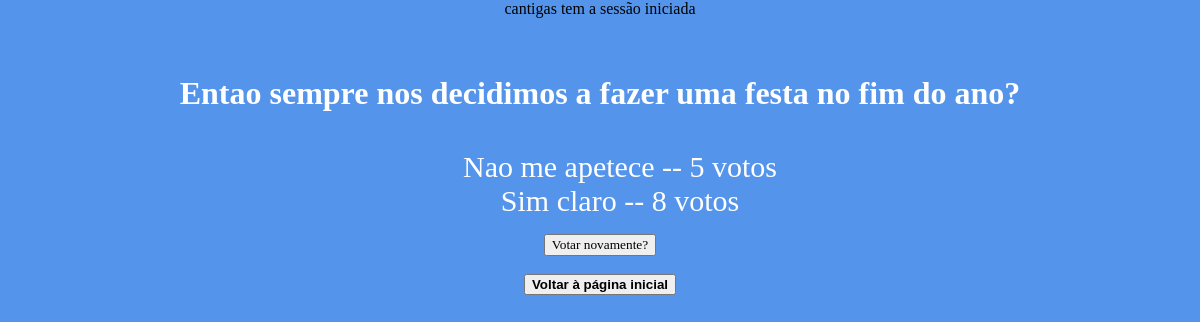
Screenshot of /votacao/1/resultados (signed in) with the database file from the repository.
### votacao/models.py (models this page shows, shortened)
class Questao(models.Model):
 questao_texto = models.CharField(max_length=200)
 pub_data = models.DateTimeField('data de publicacao')

class Opcao(models.Model):
 questao = models.ForeignKey(Questao, on_delete=models.CASCADE)
 opcao_texto = models.CharField(max_length=200)
 votos = models.IntegerField(default=0)

### votacao/views.py (the view)
# urls.py: path("<int:questao_id>/resultados", views.resultados, name="resultados"),
def resultados(request, questao_id):
    questao = get_object_or_404(Questao, pk=questao_id)
    return render(request, 'votacao/resultados.html', {'questao': questao})

### votacao/templates/votacao/resultados.html (shortened to what this page needs)
{% extends "./secondbase.html" %}
{% block body %}
    <h1>{{ questao.questao_texto }}</h1>
    <form action="{% url 'votacao:detalhe' questao.id %}" method="post">
        <ul>
        {% for opcao in questao.opcao_set.all %}
        <li>{{ opcao.opcao_texto }} -- {{ opcao.votos }} voto{{ opcao.votos|pluralize }}</li>
        {% endfor %}
        </ul>
        <input type="submit" value="Votar novamente?"/>
    </form>
    <br>
    <br>
{% endblock %}

### votacao/templates/votacao/index.html (shortened to what this page needs)
<!DOCTYPE html>
<html lang="en">
<head>
    {% load static %}
    <link rel="stylesheet" type="text/css" href="{% static 'votacao/css/estilos.css' %}">
</head>
<body>
    <div>
        {% if request.user.is_authenticated %}
            <a onmouseover="show()" id="u" onmouseout="hide()">{{request.user.username}} tem a sessão iniciada</a>
        <br>
        <br>
    </div>
        {% else %}
            <p>O utilizador não tem a sessão iniciada</p>
            <a href="{% url 'votacao:registar' %}">Registar</a>
            <a href="{% url 'votacao:iniciarsessao' %}">Iniciar Sessão</a>
        {% endif %}
    <br>
    {% block body %}{% endblock %}
{% block homepage %}
{% endblock %}
</body>
</html>

### votacao/static/votacao/css/estilos.css (style rules this page uses)
body { background-image: url('images/Iscte.JPG'); background-color: #5494EB; background-position: center; background-size: auto; background-repeat: no-repeat; margin: 0; font-family: Arial black; align:center; text-align:center; }
h1 { font-family: Arial black; text-align: center; color: white; }
p, li { text-align:center; color: white; font-size: 30px; }
ul { list-style-type: none; font-family: Arial black; text-align: center; }
input { color: black; text-align: center; font-family: Arial black; }
form { postion:fixed; top:50%; left:50%; width:500px; display:inline-block; margin: auto; }

### rows the page displays
Questao: questao_texto "Entao sempre nos decidimos a fazer uma festa no fim do ano?"
Opcao: opcao_texto "Nao me apetece", votos "5"
Opcao: opcao_texto "Sim claro", votos "8"

### other values shown
{{ request.user.username }} "cantigas"
